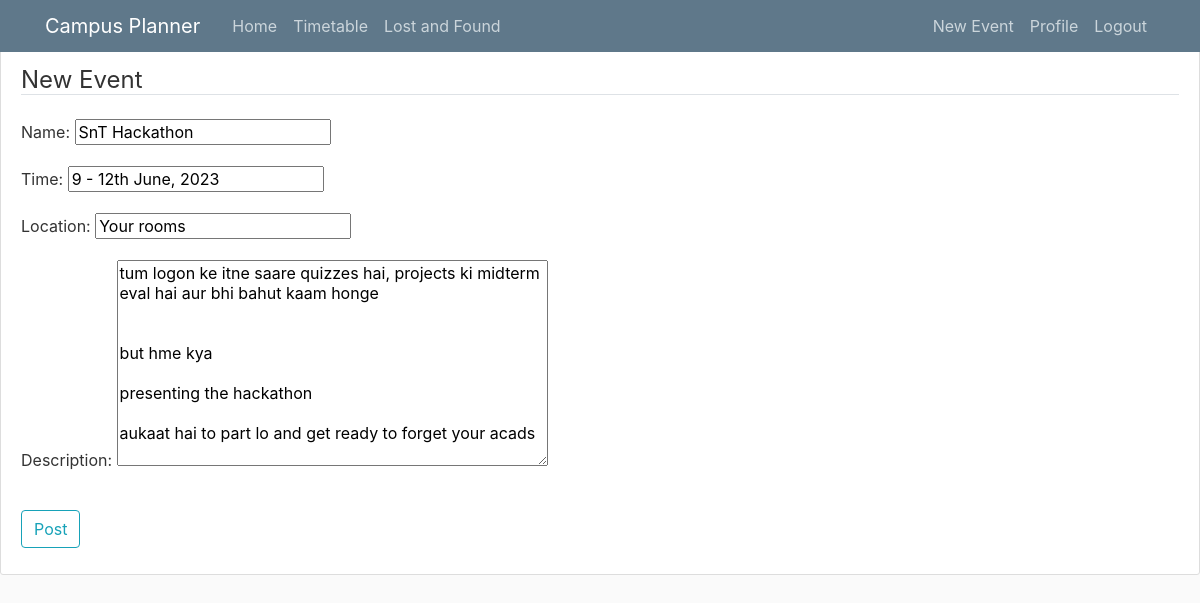
Page /event/1/update (signed in) on the committed database.
### plan/models.py (models this page shows, shortened)
class event(models.Model):
    name = models.CharField(max_length=100)
    time = models.CharField(max_length=100)
    location = models.CharField(max_length=100)
    description = models.TextField()
    author = models.ForeignKey(User, on_delete=models.CASCADE)
    date_posted = models.DateTimeField(auto_now_add=True)

### plan/views.py (the view, shortened to what this page needs)
# urls.py: path('event/<int:pk>/update', EventUpdateView.as_view(), name='event-update'),
class EventUpdateView(LoginRequiredMixin,UserPassesTestMixin, UpdateView):
    model = event
    fields = ['name', 'time', 'location', 'description']
    def test_func(self):
        event = self.get_object()
        if self.request.user == event.author:
            return True
        return False

### plan/templates/plan/event_form.html (shortened to what this page needs)
{% extends "plan/base.html" %} {% block content %}
<div class = "content-section">
    <form method="POST">
        <fieldset class="form-group">
            <legend class="border-bottom mb-4">New Event</legend>
            <legend class="border-bottom mb-4">New Event</legend>
            {{ form.as_p }}
        </fieldset>
        <div class="form-group">
            <button class="btn btn-outline-info" type="submit">Post</button>
    </form>
{% endblock content %}

### plan/static/plan/main.css (style rules this page uses)
body { background: #fafafa; color: #333333; margin-top: 5rem; }
.content-section { background: #ffffff; padding: 10px 20px; border: 1px solid #dddddd; border-radius: 3px; margin-bottom: 20px; }

### plan/static/plan/global_lf.css (style rules this page uses)
body { margin: 0; line-height: normal; }
:root { --font-inter: Inter; --font-size-29xl: 48px; --font-size-45xl: 64px; --font-size-17xl: 36px; --font-size-11xl: 30px; --font-size-5xl: 24px; --font-size-35xl: 54px; --font-size-53xl: 72px; --color-white: #fff; --color-dimgray-100: #625e5e; --color-black: #000; --color-gray-100: #908e8e; --color-gray-200: #202020; --color-gainsboro: #d9d9d9; --br-161xl: 180px; --br-81xl: 100px; --br-21xl: 40px; --br-xl: 20px; --br-31xl: 50px; --br-11xs: 2px; --br-11xl: 30px; }

### rows in the picture
event: name "SnT Hackathon", time "9 - 12th June, 2023", location "Your rooms", description "tum logon ke itne saare quizzes hai, projects ki midterm eval hai aur bhi bahut kaam honge but hme kya presenting the hackathon aukaat hai to part lo and get ready to forget your acads"
